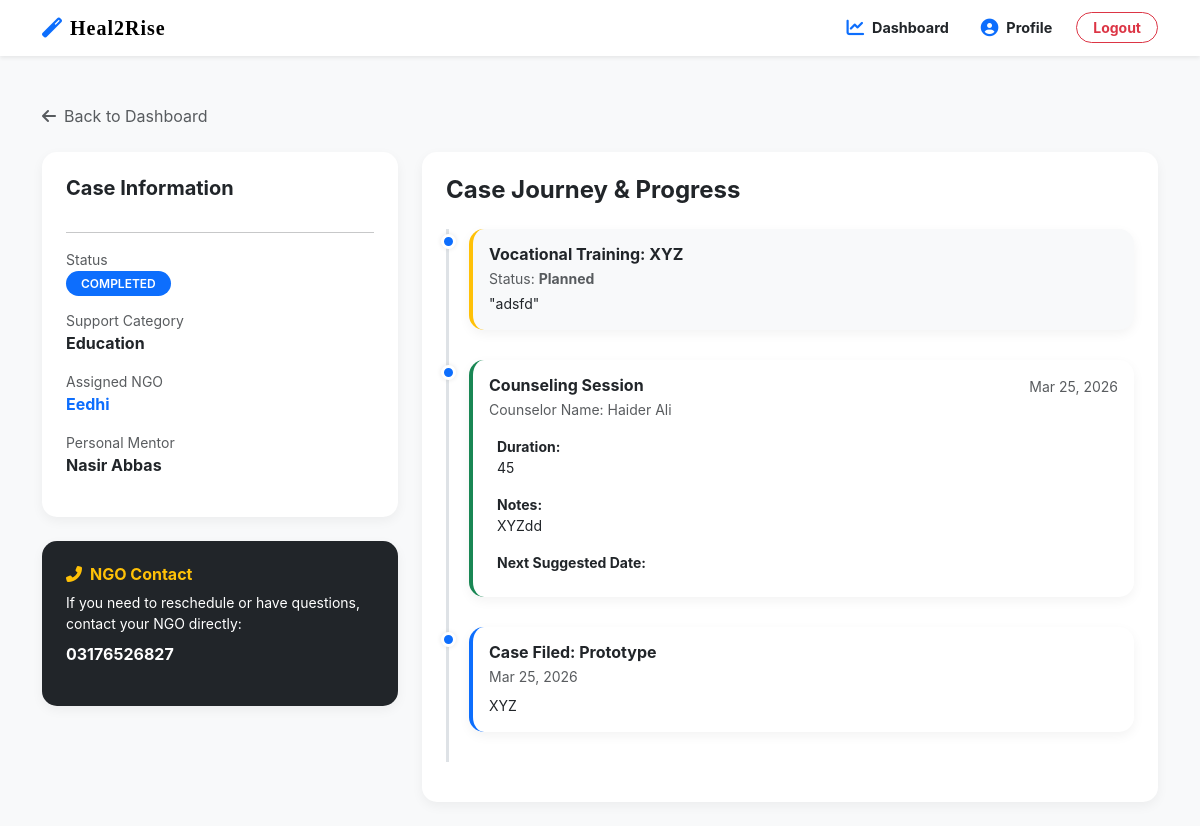
The page /user_case_view.php?id=4 (signed in) on the database its author committed.
### tables this page shows
CREATE TABLE `cases` (
  `case_id` int(11) NOT NULL,
  `user_id` int(11) NOT NULL,
  `ngo_id` int(11) DEFAULT NULL,
  `team_member_id` int(11) DEFAULT NULL,
  `counselor_id` int(11) DEFAULT NULL,
  `case_title` varchar(150) DEFAULT NULL,
  `issue_category` varchar(100) DEFAULT NULL,
  `description` text DEFAULT NULL,
  `start_date` date NOT NULL,
  `status` enum('open','in_progress','rehabilitation','closed','rejected','completed') DEFAULT 'open',
  `closure_date` date DEFAULT NULL,
  `closure_reason` text DEFAULT NULL,
  `assigned_date` datetime DEFAULT current_timestamp(),
  `last_updated` datetime DEFAULT current_timestamp() ON UPDATE current_timestamp()
);

CREATE TABLE `ngos` (
  `id` int(11) NOT NULL,
  `ngo_name` varchar(150) NOT NULL,
  `username` varchar(50) NOT NULL,
  `email` varchar(100) NOT NULL,
  `password_hash` varchar(255) NOT NULL,
  `contact_person` varchar(100) DEFAULT NULL,
  `phone` varchar(20) DEFAULT NULL,
  `address` varchar(255) DEFAULT NULL,
  `city` varchar(100) DEFAULT NULL,
  `specialties` text DEFAULT NULL,
  `registration_date` datetime DEFAULT current_timestamp(),
  `is_active` tinyint(1) DEFAULT 1,
  `last_updated` datetime DEFAULT current_timestamp() ON UPDATE current_timestamp()
);

CREATE TABLE `team_members` (
  `team_member_id` int(11) NOT NULL,
  `full_name` varchar(100) NOT NULL,
  `email` varchar(100) NOT NULL,
  `password_hash` varchar(255) NOT NULL,
  `phone` varchar(20) DEFAULT NULL,
  `ngo_id` int(11) DEFAULT NULL,
  `expertise` varchar(150) DEFAULT NULL,
  `is_active` tinyint(1) DEFAULT 1,
  `created_at` datetime DEFAULT current_timestamp()
);

CREATE TABLE `skill_development` (
  `skill_id` int(11) NOT NULL,
  `case_id` int(11) NOT NULL,
  `skill_name` varchar(100) NOT NULL,
  `start_date` date DEFAULT NULL,
  `target_date` date DEFAULT NULL,
  `completion_date` date DEFAULT NULL,
  `status` enum('planned','in_progress','completed','dropped') DEFAULT 'planned',
  `notes` text DEFAULT NULL
);

CREATE TABLE `counseling_sessions` (
  `session_id` int(11) NOT NULL,
  `case_id` int(11) NOT NULL,
  `session_date` datetime NOT NULL,
  `counselor_name` varchar(100) DEFAULT NULL,
  `duration_minutes` smallint(6) DEFAULT 45,
  `notes` text DEFAULT NULL,
  `attended` tinyint(1) DEFAULT 1,
  `next_suggested_date` date DEFAULT NULL,
  `created_at` datetime DEFAULT current_timestamp()
);

### user_case_view.php (the view, shortened to what this page needs)
<?php
include('config.php');
$user_id = $_SESSION['id'];
$case_id = $_GET['id'] ?? 0;
$stmt_case = $conn->prepare("
    SELECT c.*, n.ngo_name, n.phone as ngo_phone, tm.full_name as mentor_name
    FROM cases c
    LEFT JOIN ngos n ON c.ngo_id = n.id
    LEFT JOIN team_members tm ON c.team_member_id = tm.team_member_id
    WHERE c.case_id = ? AND c.user_id = ?
");
$stmt_case->bind_param("ii", $case_id, $user_id);
$stmt_case->execute();
$case_data = $stmt_case->get_result()->fetch_assoc();
$sessions_query = $conn->prepare("SELECT * FROM counseling_sessions WHERE case_id = ? ORDER BY session_date DESC");
$sessions_query->bind_param("i", $case_id);
$sessions_query->execute();
$sessions = $sessions_query->get_result();
$skills_query = $conn->prepare("SELECT * FROM skill_development WHERE case_id = ?");
$skills_query->bind_param("i", $case_id);
$skills_query->execute();
$skills = $skills_query->get_result();
?>
<!DOCTYPE html>
<html lang="en">
<head>
    <link href="https://cdn.jsdelivr.net/npm/bootstrap@5.3.0/dist/css/bootstrap.min.css" rel="stylesheet">
    <link rel="stylesheet" href="https://cdnjs.cloudflare.com/ajax/libs/font-awesome/6.4.0/css/all.min.css">
    <link rel="stylesheet" href="./CSS/style.css">
</head>
<body>
<?php include('navbar.php'); ?>
<div class="container mt-5 mb-4">
    <div class="mb-4">
        <a href="dashboard.php" class="text-decoration-none text-muted"><i class="fas fa-arrow-left me-2"></i>Back to Dashboard</a>
    </div>
    <div class="row g-4">
        <div class="col-lg-4">
            <div class="card p-4 mb-4">
                <h5 class="fw-bold mb-3">Case Information</h5>
                <hr>
                <div class="mb-3">
                    <small class="text-muted d-block">Status</small>
                    <span class="status-badge bg-primary text-white"><?= htmlspecialchars($case_data['status']) ?></span>
                </div>
                <div class="mb-3">
                    <small class="text-muted d-block">Support Category</small>
                    <span class="fw-bold"><?= htmlspecialchars($case_data['issue_category']) ?></span>
                </div>
                <div class="mb-3">
                    <small class="text-muted d-block">Assigned NGO</small>
                    <span class="fw-bold text-primary"><?= htmlspecialchars($case_data['ngo_name'] ?? 'Pending Assignment') ?></span>
                </div>
                <div class="mb-3">
                    <small class="text-muted d-block">Personal Mentor</small>
                    <span class="fw-bold"><?= htmlspecialchars($case_data['mentor_name'] ?? 'Waiting for mentor...') ?></span>
                </div>
            </div>
            <div class="card bg-dark text-white p-4">
                <h6 class="fw-bold text-warning"><i class="fas fa-phone-alt me-2"></i>NGO Contact</h6>
                <p class="small mb-0">If you need to reschedule or have questions, contact your NGO directly:</p>
                <p class="fw-bold mt-2"><?= htmlspecialchars($case_data['ngo_phone'] ?? 'N/A') ?></p>
            </div>
        </div>
        <div class="col-lg-8">
            <div class="card p-4">
                <h4 class="fw-bold mb-4">Case Journey & Progress</h4>
                <ul class="timeline">
                    <?php if($skills->num_rows > 0): ?>
                        <?php while($skill = $skills->fetch_assoc()): ?>
                            <li class="timeline-item">
                                <div class="card p-3 bg-light border-start border-warning border-4">
                                    <div class="d-flex justify-content-between">
                                        <h6 class="fw-bold mb-1">Vocational Training: <?= htmlspecialchars($skill['skill_name']) ?></h6>
                                    </div>
                                    <p class="small text-muted mb-1">Status: <strong><?= ucfirst($skill['status']) ?></strong></p>
                                    <p class="small mb-0 italic">"<?= htmlspecialchars($skill['notes']) ?>"</p>
                                </div>
                            </li>
                        <?php endwhile; ?>
                    <?php endif; ?>
                    <?php if($sessions->num_rows > 0): ?>
                        <?php while($sess = $sessions->fetch_assoc()): ?>
                            <li class="timeline-item">
                                <div class="card p-3 border-start border-success border-4">
                                    <div class="d-flex justify-content-between">
                                        <h6 class="fw-bold mb-1">Counseling Session</h6>
                                        <small class="text-muted"><?= date('M d, Y', strtotime($sess['session_date'])) ?></small>
                                    </div>
                                    <p class="small text-muted mb-2">Counselor Name: <?= htmlspecialchars($sess['counselor_name']) ?></p>
                                    <div class="bg-white p-2 rounded small">
                                        <strong>Duration:</strong><br>
                                        <?= nl2br(htmlspecialchars($sess['duration_minutes'])) ?>
                                    </div>
                                    <div class="bg-white p-2 rounded small">
                                        <strong>Notes:</strong><br>
                                        <?= nl2br(htmlspecialchars($sess['notes'])) ?>
                                    </div>
                                    <div class="bg-white p-2 rounded small">
                                        <strong>Next Suggested Date:</strong><br>
                                    </div>
                                </div>
                            </li>
                        <?php endwhile; ?>
                    <?php endif; ?>
                    <li class="timeline-item">
                        <div class="card p-3 border-start border-primary border-4">
                            <h6 class="fw-bold mb-1">Case Filed: <?= htmlspecialchars($case_data['case_title']) ?></h6>
                            <small class="text-muted"><?= date('M d, Y', strtotime($case_data['last_updated'])) ?></small>
                            <p class="small mt-2 mb-0"><?= nl2br(htmlspecialchars($case_data['description'])) ?></p>
                        </div>
                    </li>
                </ul>
            </div>
        </div>
    </div>
</div>
</body>
</html>

### CSS/style.css (style rules this page uses)
:root { --primary-color: #d4a373; --accent-color: #faedcd; --text-dark: #2d2d2d; --bg-light: #fefae0; --transition: all 0.3s ease; }
body { font-family: 'Inter', sans-serif; background-color: #fafafa; color: var(--text-dark); }

### user_case_view.php (style rules this page uses)
body { background-color: #f8f9fa; font-family: 'Inter', sans-serif; }
.timeline { border-left: 3px solid #dee2e6; padding-left: 20px; position: relative; list-style: none; }
.timeline-item { margin-bottom: 30px; position: relative; }
.timeline-item::before { content: ""; position: absolute; left: -28px; top: 5px; width: 15px; height: 15px; border-radius: 50%; background: #0d6efd; border: 3px solid #fff; box-shadow: 0 0 5px rgba(0,0,0,0.1); }
.card { border: none; border-radius: 15px; box-shadow: 0 4px 12px rgba(0,0,0,0.05); }
.status-badge { padding: 5px 15px; border-radius: 50px; font-weight: 600; text-transform: uppercase; font-size: 0.75rem; }

### rows shown on the page
cases: status "COMPLETED", issue_category "Education", ngo.ngo_name "Eedhi", team_member.full_name "Nasir Abbas", ngo.phone "03176526827", case_title "Prototype", last_updated "Mar 25, 2026", description "XYZ"
skill_development: skill_name "XYZ", status "Planned", notes "adsfd"
counseling_sessions: session_date "Mar 25, 2026", counselor_name "Haider Ali", duration_minutes "45", notes "XYZdd"
